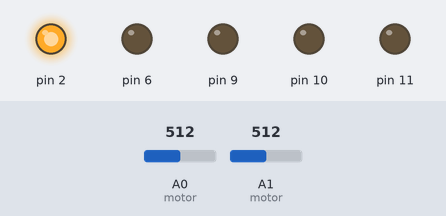
Recording of a sketch running on a simulated Arduino Uno, built with avr-gcc and run on an emulated ATmega328P. Shown: output pins drawn as LEDs (lit = HIGH). Inputs (shaded band) come from the test bench; at power-on: A0 (motor) = 512, A1 (motor) = 512. What the sketch prints to the serial monitor is not drawn.

Above: at 2.2 s.
2.3 s: A0 (motor) set to 716
At 2.8 s:
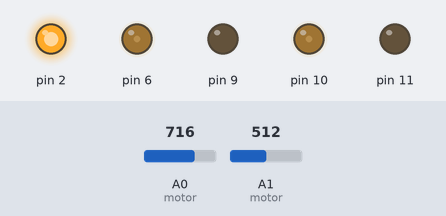
3.8 s: A1 (motor) set to 716
At 5.0 s:
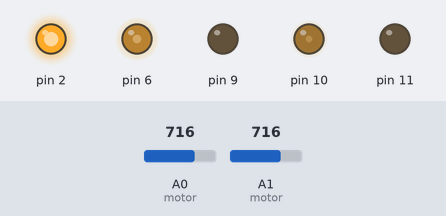
5.3 s: A0 (motor) set to 900
At 6.5 s:
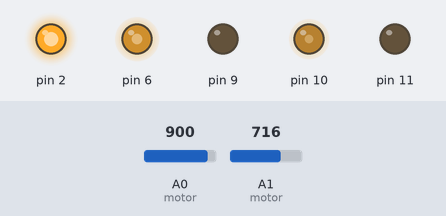
6.8 s: A1 (motor) set to 900
At 7.5 s:
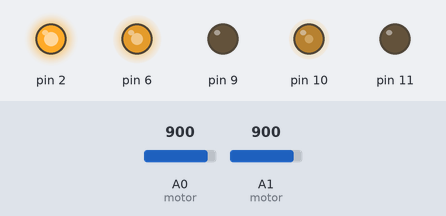
8.3 s: A0 (motor) set to 511
At 8.6 s:
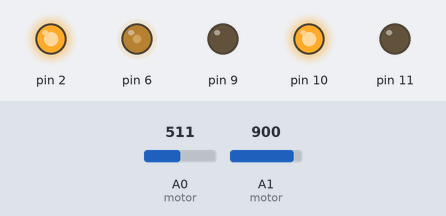
9.8 s: A1 (motor) set to 511
At 10.8 s:
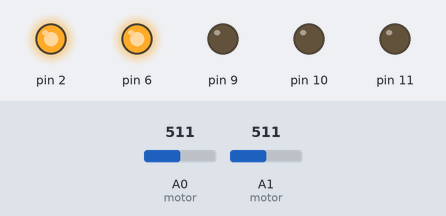
Timing chart, 0 to 12.3 s (numbered marks = the images above; inputs shaded):
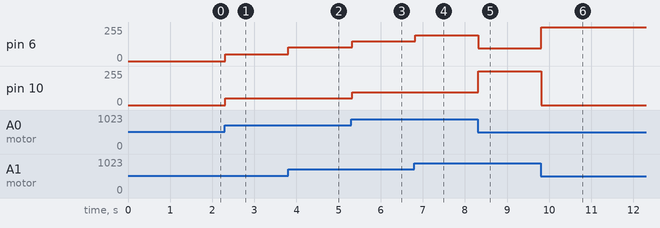

Measured:
- after the input at 2.3 s, pin 6, pin 10: 0/255 → 51/255 at once
- after the input at 3.8 s, pin 6: 51/255 → 102/255 at once
- after the input at 5.3 s, pin 6: 102/255 → 148/255 at once; pin 10: 51/255 → 97/255 at once
- after the input at 6.8 s, pin 6: 148/255 → 194/255 at once
- after the input at 8.3 s, pin 6: 194/255 → 96/255 at once; pin 10: 97/255 → 255/255 at once
- after the input at 9.8 s, pin 6: 96/255 → 255/255 at once; pin 10: 255/255 → 0/255 at once

The sketch:

JoystickControlForCar.ino
```cpp
int rM, lM;
int in1 = 6, in2 = 9, in3 = 10, in4 = 11;
int speedCar = 10, wheelCar = 10, recordData = 1;
unsigned long calX, calY;
String sendData;
char sends[50];
void setup() {

  Serial.begin(9600);


  pinMode(6, OUTPUT);
  pinMode(9, OUTPUT);
  pinMode(10, OUTPUT);
  pinMode(11, OUTPUT);
  pinMode(2, OUTPUT);
  pinMode(A0, INPUT);
  pinMode(A1, INPUT);

  digitalWrite(2, 1);
  for (int i = 0; i < 5000; i++)
  {
    calX = calX + analogRead(A0);
    calY = calY + analogRead(A1);
  }
  calX = calX / 5000;
  calY = calY / 5000;

}

void loop() {
  motor();
}
void motor()
{
  speedCar = (analogRead(A0) - calX) / 4;
  wheelCar = (analogRead(A1) - calY) / 4;

  if (wheelCar <= 0)
  {
    lM = speedCar;
    rM = speedCar  - wheelCar;
  }
  else if (wheelCar > 0)
  {
    rM = speedCar;
    lM = speedCar  + wheelCar;
  }

  if (rM < speedCar)rM = speedCar;
  else if (rM > 255) rM = 255;
  if (lM < speedCar)lM = speedCar;
  else if (lM > 255) lM = 255;


  sendRaspi();
  analogWrite(6, lM);
  analogWrite(9, 0);
  analogWrite(10, rM);
  analogWrite(11, 0);

  /*  Serial.print("X :");Serial.print(analogRead(A0));
    Serial.print("Y :");Serial.print(analogRead(A1));
    Serial.print("Right : "); Serial.print(rM);
    Serial.print(" Left : "); Serial.println(lM);*/

}

void sendRaspi()
{
  sendData = "#"+ String(557) + "|" + String(1) + "|" + ",";
  sendData.toCharArray(sends,50);
  Serial.println(sends);
  /*Serial.print(60);
    Serial.print('|');
    Serial.println(recordData);*/

}
```
